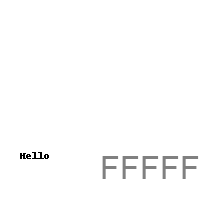

Recreate this plot in Python.
#! python

import os
from PIL import ImageFont, Image, ImageDraw

im = Image.new('RGBA', (200, 200), 'white')

draw = ImageDraw.Draw(im)

draw.text((20, 150), 'Hello', fill='black')

fontsFolder = 'FONT_FOLDER'
arialFont = ImageFont.truetype(os.path.join(fontsFolder, 'arial.ttf'), 32)
draw.text((100, 150), 'FFFFFF', fill='gray', font=arialFont)

im.save('text.png')